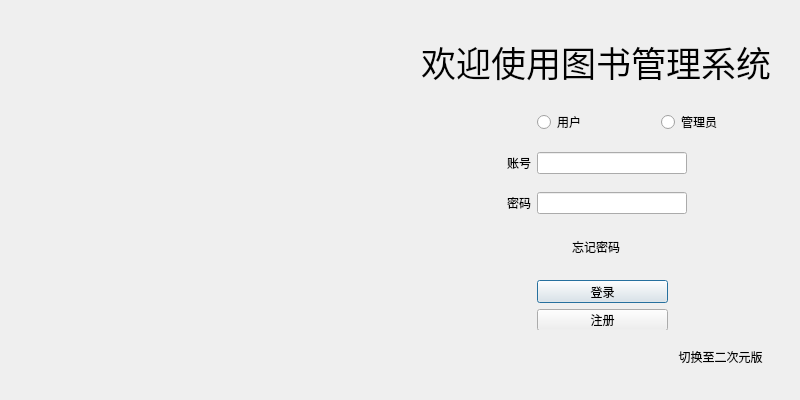
<?xml version="1.0" encoding="UTF-8"?>
<ui version="4.0">
 <class>Dlg_Welcome</class>
 <widget class="QDialog" name="Dlg_Welcome">
  <property name="geometry">
   <rect>
    <x>0</x>
    <y>0</y>
    <width>800</width>
    <height>400</height>
   </rect>
  </property>
  <property name="windowTitle">
   <string>Dialog</string>
  </property>
  <property name="sizeGripEnabled">
   <bool>false</bool>
  </property>
  <layout class="QGridLayout" name="gridLayout_2">
   <item row="0" column="1" rowspan="3">
    <widget class="QWidget" name="widget" native="true">
     <layout class="QGridLayout" name="gridLayout">
      <item row="1" column="2">
       <widget class="QRadioButton" name="rdbtnAdmin">
        <property name="text">
         <string>管理员</string>
        </property>
       </widget>
      </item>
      <item row="1" column="1">
       <widget class="QRadioButton" name="rdbtnUser">
        <property name="text">
         <string>用户</string>
        </property>
       </widget>
      </item>
      <item row="3" column="0">
       <widget class="QLabel" name="label_3">
        <property name="text">
         <string>密码</string>
        </property>
        <property name="alignment">
         <set>Qt::AlignmentFlag::AlignRight|Qt::AlignmentFlag::AlignTrailing|Qt::AlignmentFlag::AlignVCenter</set>
        </property>
       </widget>
      </item>
      <item row="3" column="1" colspan="2">
       <widget class="QLineEdit" name="LePassword">
        <property name="maximumSize">
         <size>
          <width>150</width>
          <height>16777215</height>
         </size>
        </property>
       </widget>
      </item>
      <item row="4" column="1">
       <widget class="QPushButton" name="pushButton">
        <property name="maximumSize">
         <size>
          <width>16777215</width>
          <height>30</height>
         </size>
        </property>
        <property name="font">
         <font>
          <bold>false</bold>
          <underline>false</underline>
          <strikeout>false</strikeout>
          <hintingpreference>PreferDefaultHinting</hintingpreference>
         </font>
        </property>
        <property name="text">
         <string>忘记密码</string>
        </property>
        <property name="autoDefault">
         <bool>false</bool>
        </property>
        <property name="flat">
         <bool>true</bool>
        </property>
       </widget>
      </item>
      <item row="2" column="1" colspan="2">
       <widget class="QLineEdit" name="LeAccount">
        <property name="maximumSize">
         <size>
          <width>150</width>
          <height>16777215</height>
         </size>
        </property>
       </widget>
      </item>
      <item row="0" column="0" colspan="3">
       <widget class="QLabel" name="label">
        <property name="maximumSize">
         <size>
          <width>16777215</width>
          <height>60</height>
         </size>
        </property>
        <property name="font">
         <font>
          <family>Bahnschrift SemiLight</family>
          <pointsize>26</pointsize>
         </font>
        </property>
        <property name="text">
         <string>欢迎使用图书管理系统</string>
        </property>
        <property name="alignment">
         <set>Qt::AlignmentFlag::AlignCenter</set>
        </property>
       </widget>
      </item>
      <item row="2" column="0">
       <widget class="QLabel" name="label_2">
        <property name="text">
         <string>账号</string>
        </property>
        <property name="alignment">
         <set>Qt::AlignmentFlag::AlignRight|Qt::AlignmentFlag::AlignTrailing|Qt::AlignmentFlag::AlignVCenter</set>
        </property>
       </widget>
      </item>
      <item row="5" column="1" colspan="2">
       <widget class="QWidget" name="widget_2" native="true">
        <property name="maximumSize">
         <size>
          <width>230</width>
          <height>50</height>
         </size>
        </property>
        <widget class="QWidget" name="layoutWidget">
         <property name="geometry">
          <rect>
           <x>0</x>
           <y>0</y>
           <width>131</width>
           <height>51</height>
          </rect>
         </property>
         <layout class="QVBoxLayout" name="verticalLayout">
          <item>
           <widget class="QPushButton" name="btnLog">
            <property name="text">
             <string>登录</string>
            </property>
            <property name="autoDefault">
             <bool>true</bool>
            </property>
           </widget>
          </item>
          <item>
           <widget class="QPushButton" name="btnSign">
            <property name="text">
             <string>注册</string>
            </property>
           </widget>
          </item>
         </layout>
        </widget>
       </widget>
      </item>
      <item row="6" column="2">
       <widget class="QPushButton" name="pushButton_2">
        <property name="styleSheet">
         <string notr="true">QPushButton {
    border: none;
    background: transparent;}</string>
        </property>
        <property name="text">
         <string>切换至二次元版</string>
        </property>
       </widget>
      </item>
     </layout>
    </widget>
   </item>
   <item row="0" column="0" rowspan="3">
    <widget class="QWidget" name="widget_3" native="true">
     <widget class="QLabel" name="label_4">
      <property name="geometry">
       <rect>
        <x>0</x>
        <y>0</y>
        <width>400</width>
        <height>400</height>
       </rect>
      </property>
      <property name="text">
       <string/>
      </property>
      <property name="pixmap">
       <pixmap resource="Logo.qrc">:/image/Logo.png</pixmap>
      </property>
      <property name="scaledContents">
       <bool>true</bool>
      </property>
      <property name="alignment">
       <set>Qt::AlignmentFlag::AlignBottom|Qt::AlignmentFlag::AlignLeading|Qt::AlignmentFlag::AlignLeft</set>
      </property>
      <property name="wordWrap">
       <bool>false</bool>
      </property>
     </widget>
    </widget>
   </item>
  </layout>
 </widget>
 <tabstops>
  <tabstop>rdbtnUser</tabstop>
  <tabstop>rdbtnAdmin</tabstop>
  <tabstop>LeAccount</tabstop>
  <tabstop>LePassword</tabstop>
  <tabstop>pushButton</tabstop>
  <tabstop>btnLog</tabstop>
  <tabstop>btnSign</tabstop>
 </tabstops>
 <resources>
  <include location="Logo.qrc"/>
 </resources>
 <connections/>
</ui>
